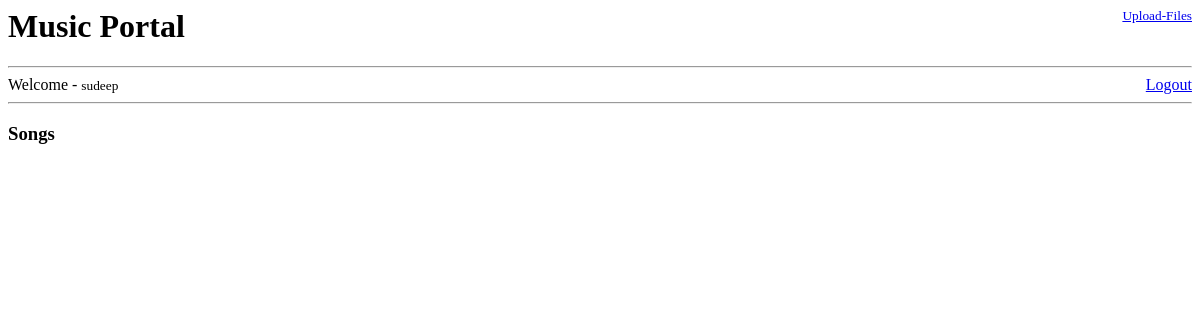
Before: / (signed in) with the older database file.
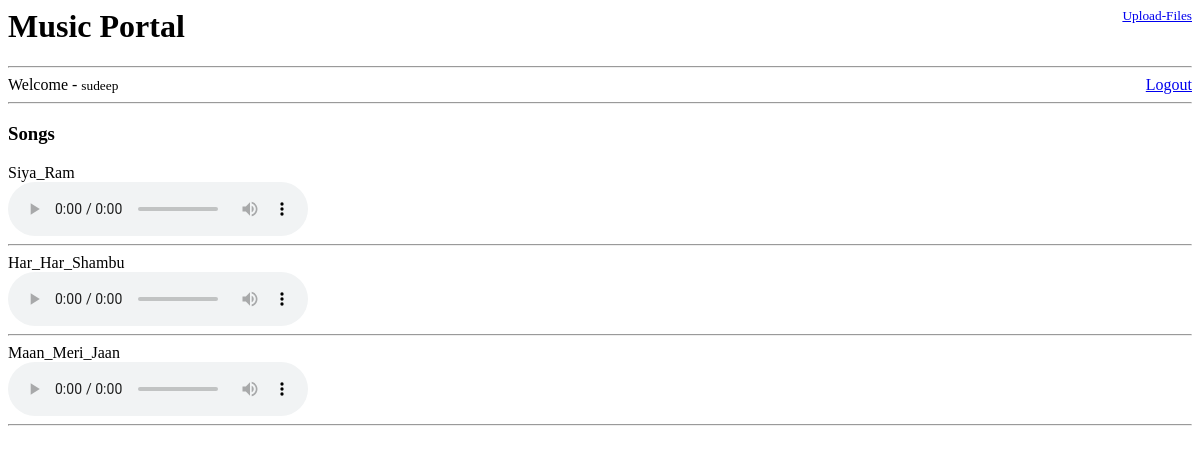
After: the same page with the newer database file.
### base/models.py (models this page shows, shortened)
class User(AbstractUser):
    name = models.CharField(max_length=200,null=True)
    email=models.EmailField(unique=True,null=True)
    USERNAME_FIELD = 'email'
    REQUIRED_FIELDS = []

class MusicFile(models.Model):
    VISIBILITY_CHOICES = [
        ('public', 'Public'),
        ('private', 'Private'),
        ('protected', 'Protected'),
    ]
    host=models.ForeignKey(User,on_delete=models.CASCADE)
    title = models.CharField(max_length=255)
    file = models.FileField(upload_to='music/')
    visibility = models.CharField(max_length=10, choices=VISIBILITY_CHOICES)
    allowed_emails = models.TextField(blank=True, null=True)  # Comma-separated list of allowed emails

### base/views.py (the view)
# urls.py: 2. Add a URL to urlpatterns:  path('', views.home, name='home')
def home(request):
    user = request.user
    music_list = MusicFile.objects.filter(Q(visibility='public')  | Q(visibility='protected',allowed_emails__contains=user) | Q(visibility='protected',host__email=user) | Q(visibility='private',host__email=user))
    context={'user':user,'music_list':music_list}
    return render(request,'home.html',context)

### templates/home.html (shortened to what this page needs)
<div>
<div style="float: right;">
    <div style="float: right;">
        <a href="{% url 'upload' %}"><small>Upload-Files</small></a>
    </div><br>
</div>
<h1>Music Portal</h1>
</div>
<hr>
<div class="container">
    {% if request.user.is_authenticated %}
    <div style="float: right;">
    <a href="{% url 'logout' %}">Logout</a>
    </div>
    {% endif %}
</div>
{% if request.user.is_authenticated %}
<div>
    Welcome  -  <small>{{request.user.username}}</small>
</div>
{% endif %}
<hr>
<h3>Songs</h3>
<div>
    {% for music in music_list %}
    <div>
        {{music.title}} <br>
        <audio controls > <source src=" {% if music.file %} {{ music.file.url }} {% endif %}" type="audio/wav">
    </div>
    <hr>
    {% endfor %}
</div>

Changed rows visible on the page:
now on this page (row edited): MusicFile: title "Siya_Ram"
added MusicFile: title "Har_Har_Shambu"
added MusicFile: title "Maan_Meri_Jaan"
